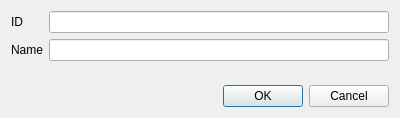
<?xml version="1.0" encoding="UTF-8"?>
<ui version="4.0">
 <class>ItemEditor</class>
 <widget class="QDialog" name="ItemEditor">
  <property name="geometry">
   <rect>
    <x>0</x>
    <y>0</y>
    <width>400</width>
    <height>118</height>
   </rect>
  </property>
  <property name="windowTitle">
   <string>Dialog</string>
  </property>
  <layout class="QVBoxLayout" name="verticalLayout">
   <item>
    <layout class="QFormLayout" name="formLayout">
     <item row="0" column="0">
      <widget class="QLabel" name="iDLabel">
       <property name="text">
        <string>ID</string>
       </property>
      </widget>
     </item>
     <item row="1" column="0">
      <widget class="QLabel" name="nameLabel">
       <property name="text">
        <string>Name</string>
       </property>
      </widget>
     </item>
     <item row="1" column="1">
      <widget class="QLineEdit" name="name"/>
     </item>
     <item row="0" column="1">
      <widget class="QLineEdit" name="id"/>
     </item>
    </layout>
   </item>
   <item>
    <widget class="QDialogButtonBox" name="buttonBox">
     <property name="orientation">
      <enum>Qt::Horizontal</enum>
     </property>
     <property name="standardButtons">
      <set>QDialogButtonBox::Cancel|QDialogButtonBox::Ok</set>
     </property>
    </widget>
   </item>
  </layout>
 </widget>
 <resources/>
 <connections>
  <connection>
   <sender>buttonBox</sender>
   <signal>accepted()</signal>
   <receiver>ItemEditor</receiver>
   <slot>accept()</slot>
   <hints>
    <hint type="sourcelabel">
     <x>248</x>
     <y>254</y>
    </hint>
    <hint type="destinationlabel">
     <x>157</x>
     <y>274</y>
    </hint>
   </hints>
  </connection>
  <connection>
   <sender>buttonBox</sender>
   <signal>rejected()</signal>
   <receiver>ItemEditor</receiver>
   <slot>reject()</slot>
   <hints>
    <hint type="sourcelabel">
     <x>316</x>
     <y>260</y>
    </hint>
    <hint type="destinationlabel">
     <x>286</x>
     <y>274</y>
    </hint>
   </hints>
  </connection>
 </connections>
</ui>
